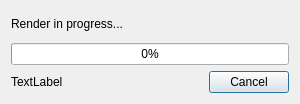
<?xml version="1.0" encoding="UTF-8"?>
<ui version="4.0">
 <class>WorkflowFileRenderer</class>
 <widget class="QDialog" name="WorkflowFileRenderer">
  <property name="geometry">
   <rect>
    <x>0</x>
    <y>0</y>
    <width>300</width>
    <height>104</height>
   </rect>
  </property>
  <property name="sizePolicy">
   <sizepolicy hsizetype="Preferred" vsizetype="Preferred">
    <horstretch>0</horstretch>
    <verstretch>0</verstretch>
   </sizepolicy>
  </property>
  <property name="windowTitle">
   <string>Dialog</string>
  </property>
  <layout class="QGridLayout" name="gridLayout">
   <item row="1" column="0">
    <widget class="QProgressBar" name="progressBar">
     <property name="value">
      <number>0</number>
     </property>
    </widget>
   </item>
   <item row="2" column="0">
    <layout class="QHBoxLayout" name="horizontalLayout">
     <item>
      <widget class="QLabel" name="nameLabel">
       <property name="text">
        <string>TextLabel</string>
       </property>
      </widget>
     </item>
     <item>
      <spacer name="horizontalSpacer">
       <property name="orientation">
        <enum>Qt::Horizontal</enum>
       </property>
       <property name="sizeHint" stdset="0">
        <size>
         <width>40</width>
         <height>20</height>
        </size>
       </property>
      </spacer>
     </item>
     <item>
      <widget class="QPushButton" name="cancelButton">
       <property name="text">
        <string>Cancel</string>
       </property>
      </widget>
     </item>
    </layout>
   </item>
   <item row="0" column="0">
    <widget class="QLabel" name="label">
     <property name="text">
      <string>Render in progress...</string>
     </property>
    </widget>
   </item>
  </layout>
 </widget>
 <resources/>
 <connections/>
</ui>
